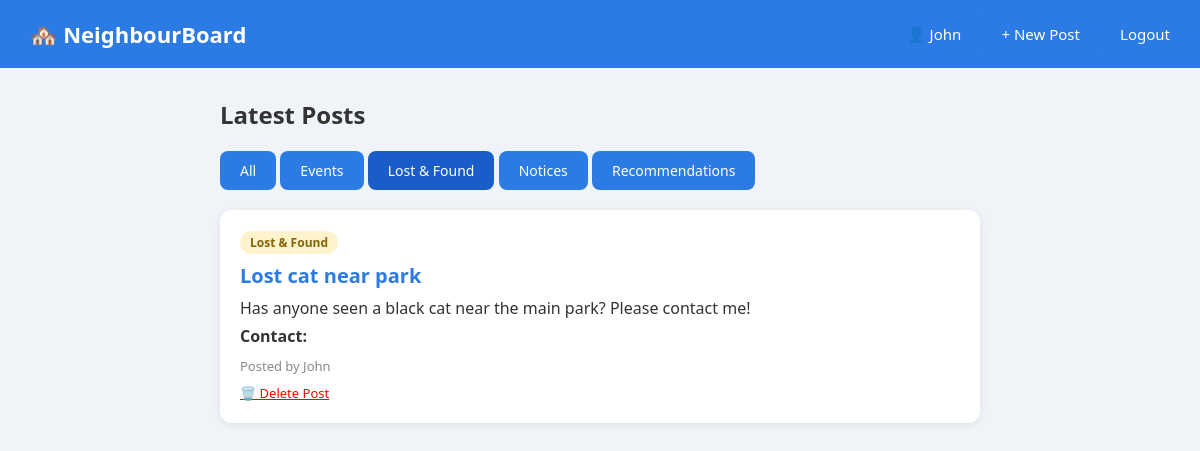
Page /?category=lostfound (signed in) on the committed database.
### board/models.py (models this page shows, shortened)
class Post(models.Model):
    title = models.CharField(max_length=200)
    content = models.TextField()
    category = models.CharField(max_length=50, choices=CATEGORY_CHOICES)
    author = models.ForeignKey(User, on_delete=models.CASCADE)
    contact = models.CharField(max_length=100, blank=True)
    created_at = models.DateTimeField(auto_now_add=True)

### board/views.py (the view)
# urls.py: path('', views.home_view, name='home'),
@login_required(login_url='login')
def home_view(request):
    category = request.GET.get('category', '')
    if category:
        posts = Post.objects.filter(category=category).order_by('-created_at')
    else:
        posts = Post.objects.all().order_by('-created_at')
    return render(request, 'home.html', {'posts': posts, 'selected': category})

### board/templates/home.html
{% extends 'base.html' %}
{% block content %}
<h2 style="margin-bottom: 20px;">Latest Posts</h2>
<div style="margin-bottom: 20px;">
    <a href="/" class="btn" style="{% if not selected %}background:#1a5dc8{% endif %}">All</a>
    <a href="/?category=events" class="btn" style="{% if selected == 'events' %}background:#1a5dc8{% endif %}">Events</a>
    <a href="/?category=lostfound" class="btn" style="{% if selected == 'lostfound' %}background:#1a5dc8{% endif %}">Lost & Found</a>
    <a href="/?category=notices" class="btn" style="{% if selected == 'notices' %}background:#1a5dc8{% endif %}">Notices</a>
    <a href="/?category=recommendations" class="btn" style="{% if selected == 'recommendations' %}background:#1a5dc8{% endif %}">Recommendations</a>
</div>
{% if posts %}
    {% for post in posts %}
        <div class="post-card">
            <span class="badge badge-{{ post.category }}">{{ post.get_category_display }}</span>
            <h3>{{ post.title }}</h3>
            <p>{{ post.content }}</p>
            <p><strong>Contact:</strong> {{ post.contact }}</p>
            <p class="meta">Posted by {{ post.author.username }}</p>
            {% if post.author == request.user %}
    <a href="/delete/{{ post.id }}/" style="color:red;font-size:13px;">🗑️ Delete Post</a>
{% endif %}
        </div>
    {% endfor %}
{% else %}
    <p class="empty">No posts in this category yet! 😊</p>
{% endif %}
{% endblock %}

### board/templates/base.html (shortened to what this page needs)
<!DOCTYPE html>
<html>
<head>
</head>
<body>
<nav class="navbar">
    <h1>🏘️ NeighbourBoard</h1>
    {% if request.user.is_authenticated %}
        <div>
            <a href="/profile/" style="color:white">👤 {{ request.user.username }}</a>
            <a href="/create/" class="btn" style="margin-left:16px">+ New Post</a>
            <a href="/logout/">Logout</a>
        </div>
    {% endif %}
</nav>
<div class="container">
    {% block content %}
    {% endblock %}
</div>
</body>
</html>

### board/templates/base.html (style rules this page uses)
* { margin: 0; padding: 0; box-sizing: border-box; }
body { font-family: 'Segoe UI', sans-serif; background-color: #f0f4f8; color: #333; }
.navbar { background-color: #2c7be5; padding: 14px 30px; display: flex; justify-content: space-between; align-items: center; }
.navbar h1 { color: white; font-size: 22px; }
.navbar a { color: white; text-decoration: none; margin-left: 16px; font-size: 15px; }
.container { max-width: 800px; margin: 30px auto; padding: 0 20px; }
.post-card { background: white; border-radius: 12px; padding: 20px; margin-bottom: 20px; box-shadow: 0 2px 8px rgba(0,0,0,0.08); }
.post-card h3 { font-size: 20px; margin-bottom: 8px; color: #2c7be5; }
.post-card p { margin-bottom: 6px; }
.post-card .meta { font-size: 13px; color: #888; margin-top: 10px; }
.badge { display: inline-block; padding: 3px 10px; border-radius: 20px; font-size: 12px; font-weight: bold; margin-bottom: 8px; }
.badge-lostfound { background: #fff3cd; color: #856404; }
.btn { display: inline-block; padding: 10px 20px; background: #2c7be5; color: white; border-radius: 8px; text-decoration: none; font-size: 14px; border: none; cursor: pointer; }

### rows in the picture
Post: category "Lost & Found", title "Lost cat near park", content "Has anyone seen a black cat near the main park? Please contact me!", author.username "John"

### other values in the picture
{{ request.user.username }} "John"
